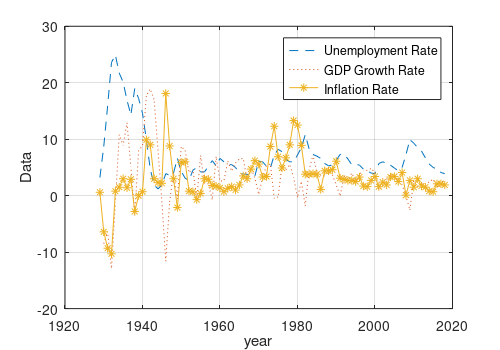

MATLAB code to generate this figure:
clear
clc
close all

load('unemployment_data.mat')
unemployment= cell2mat(data(:,2));
gdp=cell2mat(data(:,3));
inflation=cell2mat(data(:,4));
year=cell2mat(data(:,1));
zf(1)=figure; clf
plot(year,unemployment,'--',year,gdp,':',year,inflation,'*-')
xlabel('year')
legend('Unemployment Rate','GDP Growth Rate','Inflation Rate')
grid on 
ylabel('Data')
ss = ['p5735'];
figsize = [5 3.5];
set(zf(1),'papersize',figsize)
set(zf(1),'paperposition',[0 0 figsize]);
print(zf(1),'-dpng','-r300','-painters',ss)
